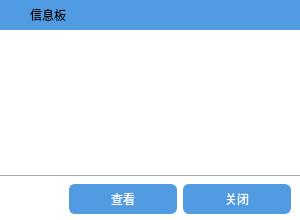
<?xml version="1.0" encoding="UTF-8"?>
<ui version="4.0">
 <class>InfoBoard</class>
 <widget class="QWidget" name="InfoBoard">
  <property name="geometry">
   <rect>
    <x>0</x>
    <y>0</y>
    <width>300</width>
    <height>220</height>
   </rect>
  </property>
  <property name="windowTitle">
   <string>Form</string>
  </property>
  <property name="styleSheet">
   <string notr="true">QWidget{
background: white;
}

QWidget#titleBar {
background: #509be1;
}

QLabel#label {
background: #509be1;
}

QTextEdit {
border: none;
}

QToolButton {
border:none;
background: #509be1;
}
QToolButton#closeBtn:hover {
border: none;
background-color: #fb6155;
}

QPushButton {
border: 1px solid #509be1;
border-radius: 6px;
background-color: #509be1;
color: white;
min-width: 
}
QPushButton:hover {
border: none;
background-color: #009fee;
}

QScrollBar:vertical {
    width: 8px;
    background: #DDD;
    padding-bottom: 8px;
}

QScrollBar:horizontal {
    height: 8px;
    background: #DDD;
}

QScrollBar::handle:vertical,
QScrollBar::handle:horizontal {
    background: #AAA;
}

QScrollBar::handle:vertical:hover,
QScrollBar::handle:horizontal:hover {
    background: #888;
}

QScrollBar::sub-line:vertical, QScrollBar::add-line:vertical,
QScrollBar::sub-line:horizontal, QScrollBar::add-line:horizontal {
    width: 0;
    height: 0;
}</string>
  </property>
  <layout class="QVBoxLayout" name="verticalLayout">
   <property name="spacing">
    <number>0</number>
   </property>
   <property name="leftMargin">
    <number>0</number>
   </property>
   <property name="topMargin">
    <number>0</number>
   </property>
   <property name="rightMargin">
    <number>0</number>
   </property>
   <property name="bottomMargin">
    <number>0</number>
   </property>
   <item>
    <widget class="QWidget" name="titleBar" native="true">
     <property name="minimumSize">
      <size>
       <width>0</width>
       <height>30</height>
      </size>
     </property>
     <layout class="QHBoxLayout" name="horizontalLayout_2">
      <property name="spacing">
       <number>0</number>
      </property>
      <property name="leftMargin">
       <number>0</number>
      </property>
      <property name="topMargin">
       <number>0</number>
      </property>
      <property name="rightMargin">
       <number>0</number>
      </property>
      <property name="bottomMargin">
       <number>0</number>
      </property>
      <item>
       <widget class="QToolButton" name="titleBtn">
        <property name="enabled">
         <bool>false</bool>
        </property>
        <property name="minimumSize">
         <size>
          <width>30</width>
          <height>30</height>
         </size>
        </property>
        <property name="maximumSize">
         <size>
          <width>30</width>
          <height>30</height>
         </size>
        </property>
        <property name="text">
         <string/>
        </property>
        <property name="icon">
         <iconset resource="resource.qrc">
          <normaloff>:/images/james.png</normaloff>
          <disabledoff>:/images/james.png</disabledoff>:/images/james.png</iconset>
        </property>
        <property name="iconSize">
         <size>
          <width>24</width>
          <height>24</height>
         </size>
        </property>
       </widget>
      </item>
      <item>
       <widget class="QLabel" name="label">
        <property name="enabled">
         <bool>true</bool>
        </property>
        <property name="text">
         <string>信息板</string>
        </property>
       </widget>
      </item>
      <item>
       <spacer name="horizontalSpacer_2">
        <property name="orientation">
         <enum>Qt::Horizontal</enum>
        </property>
        <property name="sizeHint" stdset="0">
         <size>
          <width>342</width>
          <height>20</height>
         </size>
        </property>
       </spacer>
      </item>
      <item>
       <widget class="QToolButton" name="closeBtn">
        <property name="minimumSize">
         <size>
          <width>30</width>
          <height>30</height>
         </size>
        </property>
        <property name="maximumSize">
         <size>
          <width>30</width>
          <height>30</height>
         </size>
        </property>
        <property name="text">
         <string/>
        </property>
        <property name="icon">
         <iconset resource="resource.qrc">
          <normaloff>:/images/close.png</normaloff>:/images/close.png</iconset>
        </property>
       </widget>
      </item>
     </layout>
    </widget>
   </item>
   <item>
    <widget class="QTextEdit" name="textEdit">
     <property name="font">
      <font>
       <family>微软雅黑</family>
       <pointsize>10</pointsize>
      </font>
     </property>
     <property name="verticalScrollBarPolicy">
      <enum>Qt::ScrollBarAlwaysOff</enum>
     </property>
     <property name="readOnly">
      <bool>true</bool>
     </property>
     <property name="html">
      <string>&lt;!DOCTYPE HTML PUBLIC &quot;-//W3C//DTD HTML 4.0//EN&quot; &quot;http://www.w3.org/TR/REC-html40/strict.dtd&quot;&gt;
&lt;html&gt;&lt;head&gt;&lt;meta name=&quot;qrichtext&quot; content=&quot;1&quot; /&gt;&lt;style type=&quot;text/css&quot;&gt;
p, li { white-space: pre-wrap; }
&lt;/style&gt;&lt;/head&gt;&lt;body style=&quot; font-family:'微软雅黑'; font-size:10pt; font-weight:400; font-style:normal;&quot;&gt;
&lt;p align=&quot;center&quot; style=&quot;-qt-paragraph-type:empty; margin-top:0px; margin-bottom:0px; margin-left:0px; margin-right:0px; -qt-block-indent:0; text-indent:0px; font-family:'SimSun'; font-size:9pt;&quot;&gt;&lt;br /&gt;&lt;/p&gt;&lt;/body&gt;&lt;/html&gt;</string>
     </property>
    </widget>
   </item>
   <item>
    <widget class="Line" name="line">
     <property name="orientation">
      <enum>Qt::Horizontal</enum>
     </property>
    </widget>
   </item>
   <item>
    <layout class="QHBoxLayout" name="horizontalLayout">
     <property name="spacing">
      <number>6</number>
     </property>
     <property name="leftMargin">
      <number>9</number>
     </property>
     <property name="topMargin">
      <number>6</number>
     </property>
     <property name="rightMargin">
      <number>9</number>
     </property>
     <property name="bottomMargin">
      <number>6</number>
     </property>
     <item>
      <spacer name="horizontalSpacer">
       <property name="orientation">
        <enum>Qt::Horizontal</enum>
       </property>
       <property name="sizeHint" stdset="0">
        <size>
         <width>40</width>
         <height>20</height>
        </size>
       </property>
      </spacer>
     </item>
     <item>
      <widget class="QPushButton" name="okBtn">
       <property name="minimumSize">
        <size>
         <width>108</width>
         <height>30</height>
        </size>
       </property>
       <property name="maximumSize">
        <size>
         <width>208</width>
         <height>30</height>
        </size>
       </property>
       <property name="text">
        <string>查看</string>
       </property>
      </widget>
     </item>
     <item>
      <widget class="QPushButton" name="closeBtn2">
       <property name="minimumSize">
        <size>
         <width>108</width>
         <height>30</height>
        </size>
       </property>
       <property name="maximumSize">
        <size>
         <width>208</width>
         <height>30</height>
        </size>
       </property>
       <property name="text">
        <string>关闭</string>
       </property>
      </widget>
     </item>
    </layout>
   </item>
  </layout>
 </widget>
 <resources>
  <include location="resource.qrc"/>
 </resources>
 <connections/>
</ui>
